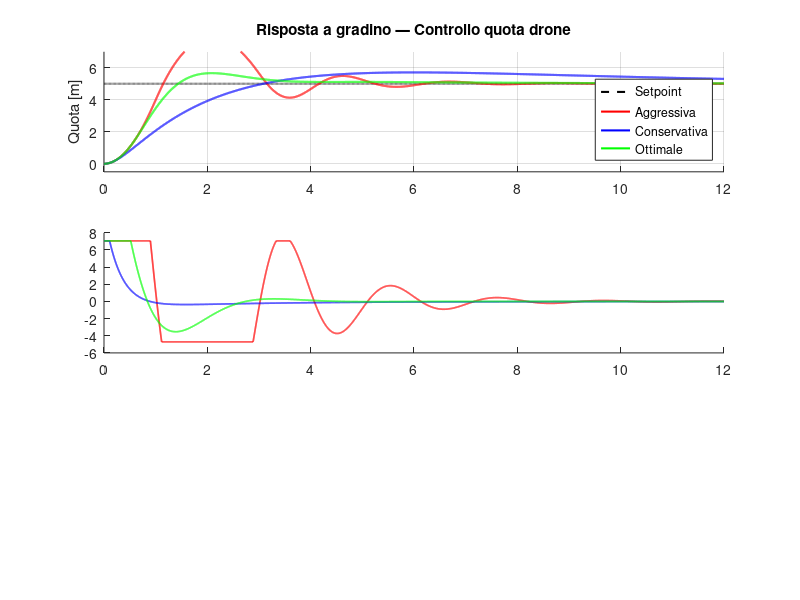

Recreate this plot in MATLAB. (Note: this script raises an error after producing the figure.)
% =========================================================================
% pid_controller.m  —  Modello PID per controllo di quota del drone
%
% Competenza ALTEN: Model Based Design (Matlab/Simulink)
%
% Questo script implementa e analizza un controllore PID per la
% stabilizzazione della quota di un quadricottero.
%
% Contenuto:
%   1. Modello del sistema (plant) — dinamica verticale del drone
%   2. Controllore PID con anti-windup
%   3. Simulazione risposta a gradino
%   4. Analisi delle prestazioni (overshoot, settling time, rise time)
%   5. Confronto tra diverse sintonizzazioni
%   6. Esportazione guadagni come header C
%
% Avvio: octave pid_controller.m
%        oppure aprire in Matlab/Octave IDE
% =========================================================================

clear; clc; close all;
printf('=== AeroSim PID Controller Design ===\n\n');

% =========================================================================
% 1. PARAMETRI DEL SISTEMA (PLANT)
% =========================================================================
%
% Dinamica verticale linearizzata attorno all'hovering:
%
%   m * z'' = u - b * z'
%
%   dove:
%     z   = quota [m]
%     u   = deviazione di spinta rispetto all'hovering [N]
%     m   = massa del drone [kg]
%     b   = coefficiente di smorzamento aerodinamico [N*s/m]
%
% Funzione di trasferimento:
%
%          1
%   G(s) = ─────────
%          m*s² + b*s
%
% Questa è un'approssimazione lineare valida per piccole deviazioni
% attorno all'equilibrio di hovering.

m = 0.8;      % massa drone [kg]       — da DroneParams::default_params()
b = 0.25;     % smorzamento [N*s/m]   — da drag_coeff (semplificato)
g = 9.81;     % gravità [m/s²]

% Spinta di hovering (thrust = peso):  T_hover = m*g
T_hover = m * g;
printf('Massa drone:      %.2f kg\n', m);
printf('Spinta hovering:  %.2f N\n', T_hover);
printf('Smorzamento:      %.2f N*s/m\n\n', b);

% =========================================================================
% 2. PARAMETRI SIMULAZIONE
% =========================================================================

dt    = 0.001;   % passo di integrazione [s] — identico al firmware (1ms)
t_end = 12.0;    % durata simulazione [s]
t     = 0 : dt : t_end;
N     = length(t);

% Setpoint: il drone deve salire da 0 m a 5 m
setpoint = 5.0;   % [m]

% Limiti anti-windup (deviazione di spinta ammessa)
u_max =  T_hover * 0.9;   % +90% della spinta hovering
u_min = -T_hover * 0.6;   % -60% della spinta hovering

% =========================================================================
% 3. FUNZIONE DI SIMULAZIONE PID
% =========================================================================

function [z_h, zdot_h, u_h, e_h] = simulate_pid(Kp, Ki, Kd, ...
                                                   m, b, dt, N, ...
                                                   setpoint, u_min, u_max)
  % Inizializzazione stato
  z      = 0.0;   % quota iniziale [m]
  zdot   = 0.0;   % velocità verticale iniziale [m/s]
  e_int  = 0.0;   % integrale errore
  e_prev = 0.0;   % errore al passo precedente

  % Pre-allocazione (più efficiente che append in loop)
  z_h    = zeros(1, N);
  zdot_h = zeros(1, N);
  u_h    = zeros(1, N);
  e_h    = zeros(1, N);

  for i = 1:N
    % ---- Errore di posizione ----
    e = setpoint - z;

    % ---- Termine integrale (con anti-windup back-calculation) ----
    e_int = e_int + e * dt;

    % ---- Termine derivativo (derivata dell'errore) ----
    %      Nota: nella pratica si usa spesso la derivata della misura
    %      (non dell'errore) per evitare il "derivative kick" a gradino.
    e_dot = (e - e_prev) / dt;
    e_prev = e;

    % ---- Uscita PID ----
    u_pid = Kp * e + Ki * e_int + Kd * e_dot;

    % ---- Saturazione + anti-windup (clamping method) ----
    if u_pid > u_max
      u = u_max;
      e_int = e_int - e * dt;   % annulla l'ultimo contributo integrale
    elseif u_pid < u_min
      u = u_min;
      e_int = e_int - e * dt;
    else
      u = u_pid;
    end

    % ---- Dinamica plant: m*z'' = u - b*z' (Eulero esplicito) ----
    %
    % In produzione si userebbe RK4 (come nel physics engine),
    % ma per l'analisi del controllore Eulero è sufficiente
    % con dt = 1ms.
    zddot = (u - b * zdot) / m;
    zdot  = zdot + zddot * dt;
    z     = z    + zdot   * dt;

    % ---- Salvataggio ----
    z_h(i)    = z;
    zdot_h(i) = zdot;
    u_h(i)    = u;
    e_h(i)    = e;
  end
end

% =========================================================================
% 4. ANALISI DELLE PRESTAZIONI
% =========================================================================

function metrics = analyze_response(t, z_h, setpoint, dt)
  metrics = struct();
  N = length(z_h);

  % --- Overshoot ---
  % Percentuale di superamento del valore finale
  z_max = max(z_h);
  if z_max > setpoint
    metrics.overshoot_pct = (z_max - setpoint) / setpoint * 100;
  else
    metrics.overshoot_pct = 0;
  end

  % --- Rise time: tempo per andare dal 10% al 90% del setpoint ---
  t10 = NaN; t90 = NaN;
  for i = 1:N
    if isnan(t10) && z_h(i) >= 0.10 * setpoint
      t10 = t(i);
    end
    if isnan(t90) && z_h(i) >= 0.90 * setpoint
      t90 = t(i);
      break;
    end
  end
  metrics.rise_time = t90 - t10;

  % --- Settling time: tempo per rimanere entro ±2% del setpoint ---
  tolerance = 0.02 * setpoint;
  metrics.settling_time = t(end);   % default: non si assesta mai
  for i = N:-1:1
    if abs(z_h(i) - setpoint) > tolerance
      metrics.settling_time = t(min(i + 1, N));
      break;
    end
  end

  % --- Errore a regime (steady-state error) ---
  metrics.ss_error = abs(setpoint - z_h(end));
end

% =========================================================================
% 5. SINTONIZZAZIONE — confronto tra diverse configurazioni
% =========================================================================
%
% Guadagni PID da confrontare:
%   Config A: aggressiva (alto Kp) → risposta rapida ma oscillante
%   Config B: conservativa (basso Kp) → lenta ma stabile
%   Config C: ottimale (tuning manuale bilanciato)

configs = {
%   Nome            Kp    Ki    Kd
  'Aggressiva',    8.0,  1.5,  1.0;
  'Conservativa',  2.0,  0.3,  3.0;
  'Ottimale',      4.0,  0.8,  2.0;
};

colors  = {'r', 'b', 'g'};
results = {};

printf('%-16s  %10s  %10s  %10s  %10s\n', ...
       'Config', 'Overshoot%', 'Rise[s]', 'Settle[s]', 'SSError[m]');
printf('%s\n', repmat('-', 1, 62));

for c = 1:size(configs, 1)
  name = configs{c,1};
  Kp   = configs{c,2};
  Ki   = configs{c,3};
  Kd   = configs{c,4};

  [z_h, ~, u_h, e_h] = simulate_pid(Kp, Ki, Kd, m, b, dt, N, ...
                                      setpoint, u_min, u_max);
  metrics = analyze_response(t, z_h, setpoint, dt);
  results{c} = struct('z', z_h, 'u', u_h, 'e', e_h, ...
                       'name', name, 'Kp', Kp, 'Ki', Ki, 'Kd', Kd, ...
                       'metrics', metrics);

  printf('%-16s  %10.1f  %10.3f  %10.3f  %10.4f\n', ...
         name, metrics.overshoot_pct, metrics.rise_time, ...
         metrics.settling_time, metrics.ss_error);
end

% =========================================================================
% 6. GRAFICI
% =========================================================================

figure(1, 'name', 'Risposta a gradino — Confronto PID');
set(gcf, 'Position', [100, 100, 900, 700]);

% ---- Subplot 1: Quota ----
subplot(3, 1, 1);
hold on;
plot(t, setpoint * ones(1, N), 'k--', 'LineWidth', 1.5, ...
     'DisplayName', 'Setpoint');
for c = 1:length(results)
  plot(t, results{c}.z, colors{c}, 'LineWidth', 1.5, ...
       'DisplayName', results{c}.name);
end
hold off;
ylabel('Quota [m]');
title('Risposta a gradino — Controllo quota drone');
legend('Location', 'southeast');
grid on;
ylim([-0.5, setpoint * 1.4]);

% ---- Subplot 2: Uscita PID (u) ----
subplot(3, 1, 2);
hold on;
for c = 1:length(results)
  plot(t, results{c}.u, colors{c}, 'LineWidth', 1.2, ...
       'DisplayName', results{c}.name);
end
yline(u_max, 'k:', 'u_{max}');
yline(u_min, 'k:', 'u_{min}');
hold off;
ylabel('Deviazione spinta [N]');
title('Uscita controllore PID');
legend('Location', 'northeast');
grid on;

% ---- Subplot 3: Errore ----
subplot(3, 1, 3);
hold on;
for c = 1:length(results)
  plot(t, results{c}.e, colors{c}, 'LineWidth', 1.2, ...
       'DisplayName', results{c}.name);
end
yline(0, 'k--');
yline( 0.02*setpoint, 'k:', '+2%');
yline(-0.02*setpoint, 'k:', '-2%');
hold off;
xlabel('Tempo [s]');
ylabel('Errore [m]');
title('Errore (setpoint - quota)');
legend('Location', 'northeast');
grid on;

% =========================================================================
% 7. GRAFICO RISPOSTA IN FREQUENZA (Bode semplificato)
%    Calcola il guadagno in anello aperto in funzione della frequenza
% =========================================================================

figure(2, 'name', 'Bode — Anello aperto (Config Ottimale)');
set(gcf, 'Position', [200, 200, 700, 500]);

% Configurazione ottimale
opt = results{3};
Kp = opt.Kp; Ki = opt.Ki; Kd = opt.Kd;

% Frequenze di analisi
omega = logspace(-2, 3, 500);   % rad/s

% Funzione di trasferimento in anello aperto: L(jw) = C(jw) * G(jw)
%   C(jw) = Kp + Ki/(jw) + Kd*jw
%   G(jw) = 1 / (m*(jw)^2 + b*(jw))

jw  = 1j * omega;
C   = Kp + Ki ./ jw + Kd .* jw;
G   = 1 ./ (m .* jw.^2 + b .* jw);
L   = C .* G;

subplot(2, 1, 1);
semilogx(omega, 20*log10(abs(L)), 'b', 'LineWidth', 1.5);
yline(0, 'k--', '0 dB');
xlabel('Frequenza [rad/s]');
ylabel('Modulo [dB]');
title('Bode — Modulo anello aperto L(jω)');
grid on;

subplot(2, 1, 2);
phase_deg = angle(L) * 180 / pi;
semilogx(omega, phase_deg, 'r', 'LineWidth', 1.5);
yline(-180, 'k--', '-180°');
xlabel('Frequenza [rad/s]');
ylabel('Fase [°]');
title('Bode — Fase anello aperto L(jω)');
grid on;

% Calcola margini di stabilità
[~, idx_gc] = min(abs(abs(L) - 1));   % crossover di guadagno (|L|=1)
phase_margin = 180 + phase_deg(idx_gc);
printf('\nConfig Ottimale:\n');
printf('  Kp=%.1f  Ki=%.1f  Kd=%.1f\n', Kp, Ki, Kd);
printf('  Margine di fase: %.1f°  (>45° = stabile)\n', phase_margin);

% =========================================================================
% 8. ESPORTAZIONE GUADAGNI COME HEADER C
% =========================================================================
%
% Il firmware C importerà questo file per usare i guadagni calcolati
% dal modello, chiudendo il ciclo Model → Code.

opt_idx = 3;   % usiamo la config ottimale
Kp_out  = results{opt_idx}.Kp;
Ki_out  = results{opt_idx}.Ki;
Kd_out  = results{opt_idx}.Kd;

header_path = 'pid_gains.h';
fid = fopen(header_path, 'w');
fprintf(fid, '/**\n');
fprintf(fid, ' * @file pid_gains.h\n');
fprintf(fid, ' * @brief Guadagni PID generati da model/pid_controller.m\n');
fprintf(fid, ' *\n');
fprintf(fid, ' * NON MODIFICARE MANUALMENTE — file generato automaticamente.\n');
fprintf(fid, ' * Modificare pid_controller.m e rieseguire il modello.\n');
fprintf(fid, ' *\n');
fprintf(fid, ' * Configurazione: %s\n', results{opt_idx}.name);
fprintf(fid, ' * Plant: m=%.2f kg, b=%.2f N*s/m\n', m, b);
fprintf(fid, ' * Overshoot: %.1f%%  Settling: %.3f s\n', ...
        results{opt_idx}.metrics.overshoot_pct, ...
        results{opt_idx}.metrics.settling_time);
fprintf(fid, ' */\n\n');
fprintf(fid, '#ifndef PID_GAINS_H\n');
fprintf(fid, '#define PID_GAINS_H\n\n');
fprintf(fid, '/* Guadagni PID — controllo quota */\n');
fprintf(fid, '#define PID_ALT_KP  %.4ff   /* proporzionale */\n', Kp_out);
fprintf(fid, '#define PID_ALT_KI  %.4ff   /* integrale     */\n', Ki_out);
fprintf(fid, '#define PID_ALT_KD  %.4ff   /* derivativo    */\n\n', Kd_out);
fprintf(fid, '/* Limiti anti-windup */\n');
fprintf(fid, '#define PID_ALT_U_MAX  %.4ff   /* N */\n',  u_max);
fprintf(fid, '#define PID_ALT_U_MIN  %.4ff   /* N */\n\n', u_min);
fprintf(fid, '#endif /* PID_GAINS_H */\n');
fclose(fid);

printf('\nGuadagni esportati in: %s\n', header_path);
printf('  Kp = %.4f\n', Kp_out);
printf('  Ki = %.4f\n', Ki_out);
printf('  Kd = %.4f\n', Kd_out);
printf('\nScript completato.\n');
